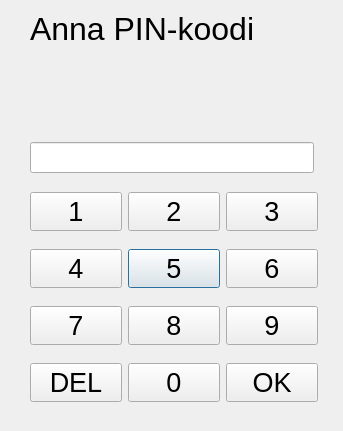
<?xml version="1.0" encoding="UTF-8"?>
<ui version="4.0">
 <class>Dialog</class>
 <widget class="QDialog" name="Dialog">
  <property name="geometry">
   <rect>
    <x>0</x>
    <y>0</y>
    <width>343</width>
    <height>431</height>
   </rect>
  </property>
  <property name="windowTitle">
   <string>Dialog</string>
  </property>
  <widget class="QWidget" name="gridLayoutWidget">
   <property name="geometry">
    <rect>
     <x>30</x>
     <y>180</y>
     <width>288</width>
     <height>235</height>
    </rect>
   </property>
   <layout class="QGridLayout" name="gridLayout">
    <item row="1" column="1">
     <widget class="QPushButton" name="Number5">
      <property name="font">
       <font>
        <pointsize>20</pointsize>
       </font>
      </property>
      <property name="text">
       <string>5</string>
      </property>
     </widget>
    </item>
    <item row="3" column="0">
     <widget class="QPushButton" name="BackButton">
      <property name="font">
       <font>
        <pointsize>20</pointsize>
       </font>
      </property>
      <property name="text">
       <string>DEL</string>
      </property>
     </widget>
    </item>
    <item row="3" column="1">
     <widget class="QPushButton" name="Number0">
      <property name="font">
       <font>
        <pointsize>20</pointsize>
       </font>
      </property>
      <property name="text">
       <string>0</string>
      </property>
     </widget>
    </item>
    <item row="2" column="0">
     <widget class="QPushButton" name="Number7">
      <property name="font">
       <font>
        <pointsize>20</pointsize>
       </font>
      </property>
      <property name="text">
       <string>7</string>
      </property>
     </widget>
    </item>
    <item row="1" column="2">
     <widget class="QPushButton" name="Number6">
      <property name="font">
       <font>
        <pointsize>20</pointsize>
       </font>
      </property>
      <property name="text">
       <string>6</string>
      </property>
     </widget>
    </item>
    <item row="0" column="2">
     <widget class="QPushButton" name="Number3">
      <property name="font">
       <font>
        <pointsize>20</pointsize>
       </font>
      </property>
      <property name="text">
       <string>3</string>
      </property>
     </widget>
    </item>
    <item row="0" column="0">
     <widget class="QPushButton" name="Number1">
      <property name="font">
       <font>
        <pointsize>20</pointsize>
       </font>
      </property>
      <property name="text">
       <string>1</string>
      </property>
     </widget>
    </item>
    <item row="3" column="2">
     <widget class="QPushButton" name="EnterButton">
      <property name="font">
       <font>
        <pointsize>20</pointsize>
       </font>
      </property>
      <property name="text">
       <string>OK</string>
      </property>
     </widget>
    </item>
    <item row="1" column="0">
     <widget class="QPushButton" name="Number4">
      <property name="font">
       <font>
        <pointsize>20</pointsize>
       </font>
      </property>
      <property name="text">
       <string>4</string>
      </property>
     </widget>
    </item>
    <item row="2" column="2">
     <widget class="QPushButton" name="Number9">
      <property name="font">
       <font>
        <pointsize>20</pointsize>
       </font>
      </property>
      <property name="text">
       <string>9</string>
      </property>
     </widget>
    </item>
    <item row="2" column="1">
     <widget class="QPushButton" name="Number8">
      <property name="font">
       <font>
        <pointsize>20</pointsize>
       </font>
      </property>
      <property name="text">
       <string>8</string>
      </property>
     </widget>
    </item>
    <item row="0" column="1">
     <widget class="QPushButton" name="Number2">
      <property name="font">
       <font>
        <pointsize>20</pointsize>
       </font>
      </property>
      <property name="text">
       <string>2</string>
      </property>
     </widget>
    </item>
   </layout>
  </widget>
  <widget class="QWidget" name="verticalLayoutWidget">
   <property name="geometry">
    <rect>
     <x>30</x>
     <y>10</y>
     <width>284</width>
     <height>163</height>
    </rect>
   </property>
   <layout class="QVBoxLayout" name="verticalLayout">
    <item>
     <widget class="QLabel" name="AnnaPINkoodiText">
      <property name="font">
       <font>
        <pointsize>24</pointsize>
       </font>
      </property>
      <property name="text">
       <string>Anna PIN-koodi</string>
      </property>
     </widget>
    </item>
    <item>
     <widget class="QLabel" name="label">
      <property name="font">
       <font>
        <pointsize>11</pointsize>
       </font>
      </property>
      <property name="text">
       <string/>
      </property>
     </widget>
    </item>
    <item>
     <widget class="QLabel" name="label2">
      <property name="font">
       <font>
        <pointsize>11</pointsize>
       </font>
      </property>
      <property name="text">
       <string/>
      </property>
     </widget>
    </item>
    <item>
     <widget class="QLineEdit" name="lineEdit">
      <property name="font">
       <font>
        <pointsize>14</pointsize>
       </font>
      </property>
      <property name="echoMode">
       <enum>QLineEdit::Password</enum>
      </property>
      <property name="alignment">
       <set>Qt::AlignCenter</set>
      </property>
      <property name="readOnly">
       <bool>true</bool>
      </property>
     </widget>
    </item>
   </layout>
  </widget>
 </widget>
 <resources/>
 <connections/>
</ui>
